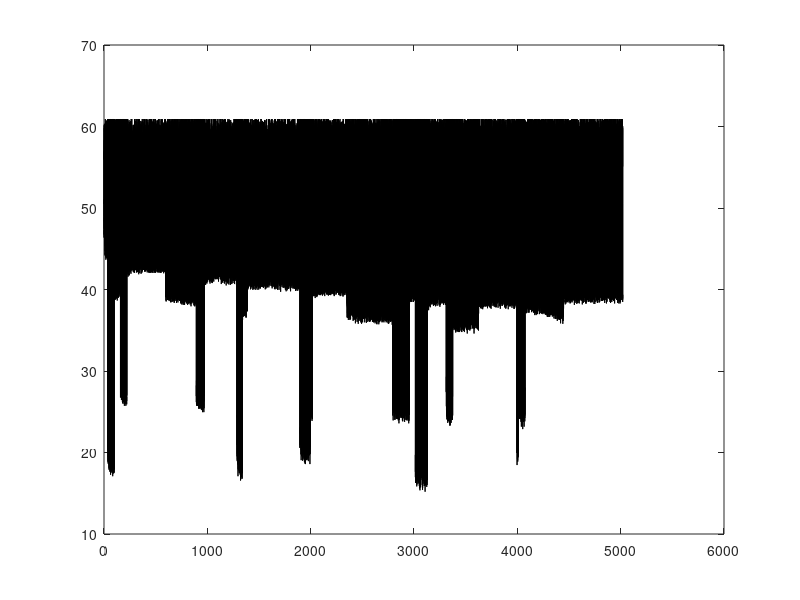

The MATLAB script that drew this image: (Note: this script raises an error after producing the figure.)
clc
clear

fn = 'data_test1';
x = importdata('constantJump_batter_2.txt',',');
t = datevec(x(:,1));
x = x(:,3:4);
t = 3600*t(:,4) + 60*t(:,5) + t(:,6);

x(t==0,:) = [];
t(t==0) = [];

t = t-t(1);
T = t(end)/3600;

plot(t,x(:,1),'k')
yyaxis right
plot(t,x(:,2),'r')

data.x = x; 
data.t = t;
data.T = T;

save([fn,'.mat'],'data')

writematrix([t,x],[fn,'.csv'])